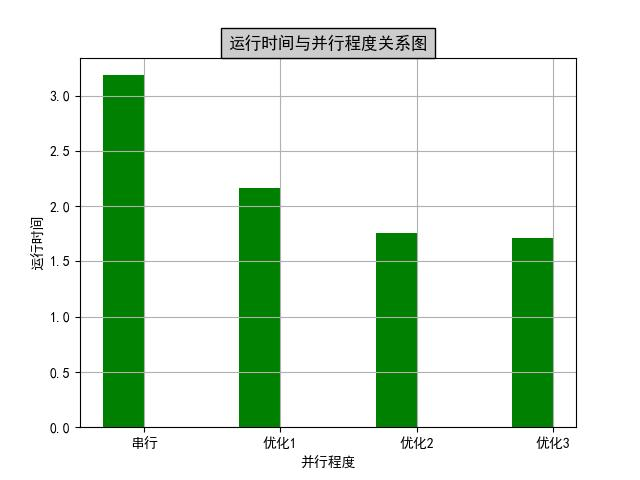

Generate this figure with Python:
import numpy as np
import matplotlib.pyplot as plt
import matplotlib as mpl

plt.rcParams['font.sans-serif']=['SimHei']
plt.rcParams['axes.unicode_minus'] = False


 
def draw_bar(labels,quants):
    width = 0.4
    ind = np.linspace(0,4,4)
    # make a square figure
    fig = plt.figure(1)
    ax  = fig.add_subplot(111)
    # Bar Plot
    ax.bar(ind-width/2,quants,width,color='green')
    # Set the ticks on x-axis
    ax.set_xticks(ind)
    ax.set_xticklabels(labels)
    # labels
    ax.set_xlabel('并行程度')
    ax.set_ylabel('运行时间')
    # title
    ax.set_title('运行时间与并行程度关系图', bbox={'facecolor':'0.8', 'pad':5})
    plt.grid(True)
    plt.savefig(r"D:\AcademicLife\bingxing\SIMD\neon\优化位置\weizhi.jpg")
    plt.show()
    plt.close()
 
labels   = ['串行', '优化1', '优化2','优化3']
 
quants   = [3.18446744072802,2.16224836,1.75995998,1.70947478]
 
draw_bar(labels,quants)


